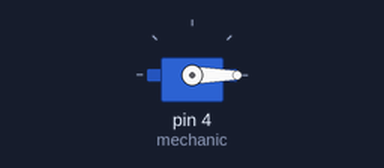
The sketch below on a simulated Arduino Uno, built with avr-gcc and run on an emulated ATmega328P. Shown: servo.

Above: at 0.05 s.
At 20.25 s:
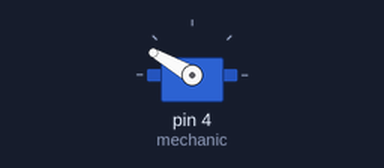
Timing chart, 0 to 26.5 s (numbered marks = the images above):
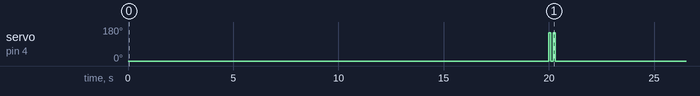

Measured:
- by itself, servo on pin 4 (mechanic): repeats every 20.4 s: 0° 0.10 s, 150° 0.10 s, 0° 20.1 s, 150° 0.10 s

The sketch:

Testing-Mechanical-Feeding.ino
```cpp
#include <Servo.h>
Servo mechanic;

void setup() {
  mechanic.attach(4);
  mechanic.write(0);
}

void loop() {
  delay(20000);
  mechanic.write(150);
  delay(100);
  mechanic.write(0);
  delay(100);
  mechanic.write(150);
  delay(100);
  mechanic.write(0);
  delay(100);
}
```
